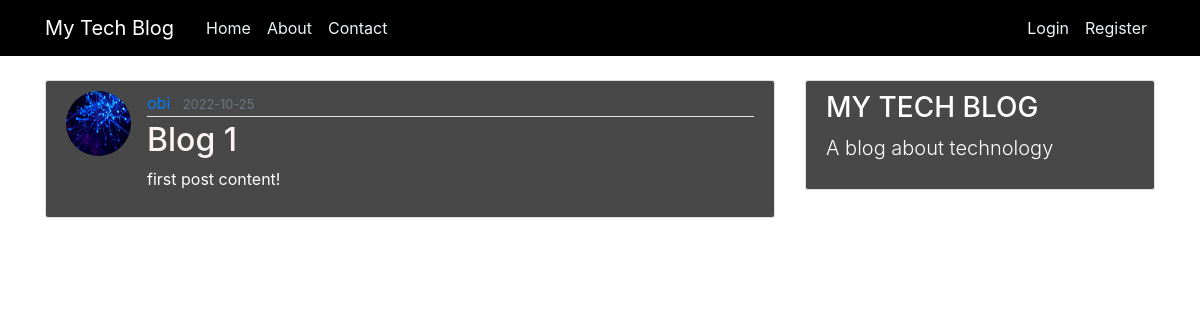
/post/1, run on the app's committed database.
### flaskblog/models.py (models this page shows, shortened)
class User(db.Model, UserMixin):
    id = db.Column(db.Integer, primary_key=True)
    username = db.Column(db.String(20), unique=True, nullable=False)
    email = db.Column(db.String(120), unique=True, nullable=False)
    image_file = db.Column(db.String(20), nullable=False, default='default.jpg')
    password = db.Column(db.String(60), nullable=False)
    posts = db.relationship('Post', backref='author', lazy=True)

class Post(db.Model):
    id = db.Column(db.Integer, primary_key=True)
    title = db.Column(db.String(100), nullable=False)
    date_posted = db.Column(db.DateTime, nullable=False, default=datetime.utcnow)
    content = db.Column(db.Text, nullable=False)
    user_id = db.Column(db.Integer, db.ForeignKey('user.id'), nullable=False)

### flaskblog/posts/routes.py (the view)
@posts.route("/post/<int:post_id>")
def post(post_id):
    post = Post.query.get_or_404(post_id)
    return render_template('post.html', title=post.title, post=post)

### flaskblog/templates/post.html (shortened to what this page needs)
{% extends "layout.html" %}
{% block content %}
  <article class="media content-section">
    <img class="rounded-circle article-img" src="{{ url_for('static', filename='profile_pics/' + post.author.image_file) }}">
    <div class="media-body">
      <div class="article-metadata">
        <a class="mr-2" href="{{ url_for('users.user_posts', username=post.author.username) }}">{{ post.author.username }}</a>
        <small class="text-muted">{{ post.date_posted.strftime('%Y-%m-%d') }}</small>
      </div>
      <h2 class="article-title">{{ post.title }}</h2>
      <p class="article-content">{{ post.content }}</p>
    </div>
  </article>
{% endblock content %}

### flaskblog/static/main.css (style rules this page uses)
body::before { content: " "; height: 40px; }
.fmm h3, p { color: #fff; }
body { background: #fff; color: #27272b; margin-top: 5rem; }
h1, h2, h3, h4, h5, h6 { color: #140f0f; }
.content-section { background: #494848; color: #fff; padding: 10px 20px; border: 1px solid #dddddd; border-radius: 3px; margin-bottom: 20px; }
.article-title { color: #fdf5f5; }
.article-content { white-space: pre-line; }
.article-img { height: 65px; width: 65px; margin-right: 16px; }
.article-metadata { padding-bottom: 1px; margin-bottom: 4px; border-bottom: 1px solid #e3e3e3 }

### data on the page
User: image_file (placeholder picture), author.username "obi"
Post: date_posted "2022-10-25", title "Blog 1", content "first post content!"
